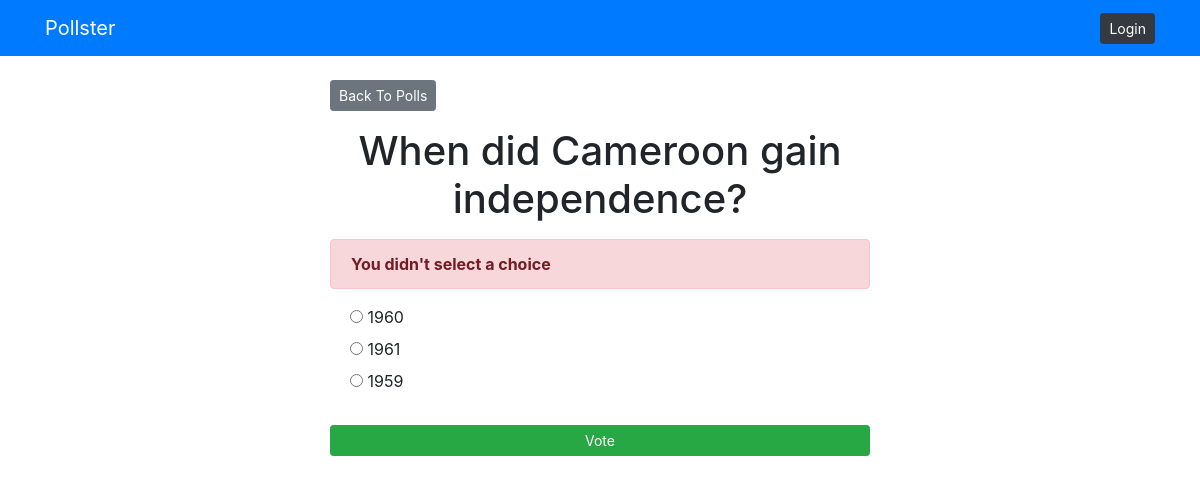
/polls/2/vote/, run on the app's committed database.
### polls/models.py (models this page shows, shortened)
class Question(models.Model):
    question_text = models.CharField(max_length=255)
    publish_date = models.DateTimeField('date published')

class Choice(models.Model):
    question = models.ForeignKey(Question, on_delete=models.CASCADE)
    choice_text = models.CharField(max_length=255)
    votes = models.IntegerField(default=0)

### polls/views.py (the view)
# urls.py: path('<int:question_id>/vote/', views.vote, name='vote')
def vote(request, question_id):
    question = get_object_or_404(Question, pk=question_id)
    try:
        selected_choice = question.choice_set.get(pk=request.POST['choice'])
    except (KeyError, Choice.DoesNotExist):
        return render(request, 'polls/detail.html', {
            'question': question,
            'error_message': "You didn't select a choice",
        })
    else:
        selected_choice.votes += 1
        selected_choice.save()
        return HttpResponseRedirect(reverse('polls:results', args=(question.id,)))

### templates/polls/detail.html (shortened to what this page needs)
{% extends 'base.html' %}
{% block content %}
<a href="{% url 'polls:index' %}" class="btn btn-secondary btn-sm mb-3">Back To Polls</a>
<h1 class="text-center mb-3">{{question.question_text}}</h1>
{% if error_message %}
<p class="alert alert-danger">
    <strong>{{ error_message }}</strong>
</p>
{% endif %}
<form action="{% url 'polls:vote' question.id %}" method="post">
    {% for choice in question.choice_set.all %}
        <div class="form-check">
            <input type="radio" name="choice" id="choice{{ forloop.counter }}" value="{{choice.id}}">
            <label for="choice{{forloop.counter}}">{{ choice.choice_text }}</label>
        </div>
    {% endfor %}
    <input type="submit" value="Vote" class="btn btn-success btn-sm btn-block mt-4">
</form>
{% endblock %}

### data on the page
Question: question_text "When did Cameroon gain independence?"
Choice: choice_text "1960"
Choice: choice_text "1961"
Choice: choice_text "1959"

### other printed values
{{ error_message }} "You didn't select a choice"
